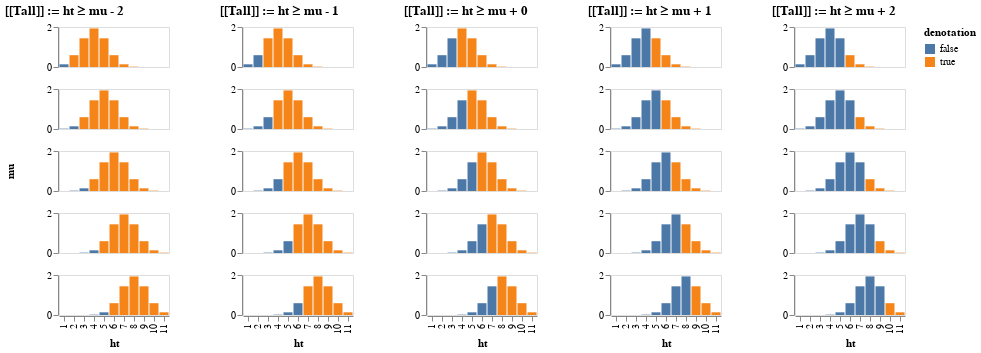

Notebook source saved alongside this figure:
### Code cell
import IHaskell.Display (Display(..), javascript, vegalite)
import System.IO
readFile "posDens.vl" >>= \js -> pure (Display [vegalite js])

### Figure 1 — Vega-Lite specification as saved in the notebook (floating-point values rounded to 4 significant figures)
{"$schema": "https://vega.github.io/schema/vega-lite/v3.json", "config": {}, "data": {"values": [{"mu": 4, "w": 1}, {"mu": 4, "w": 2}, {"mu": 4, "w": 3}, {"mu": 4, "w": 4}, {"mu": 4, "w": 5}, {"mu": 4, "w": 6}, {"mu": 4, "w": 7}, {"mu": 4, "w": 8}, {"mu": 4, "w": 9}, {"mu": 4, "w": 10}, {"mu": 4, "w": 11}, {"mu": 5, "w": 1}, {"mu": 5, "w": 2}, {"mu": 5, "w": 3}, {"mu": 5, "w": 4}, {"mu": 5, "w": 5}, {"mu": 5, "w": 6}, {"mu": 5, "w": 7}, {"mu": 5, "w": 8}, {"mu": 5, "w": 9}, {"mu": 5, "w": 10}, {"mu": 5, "w": 11}, {"mu": 6, "w": 1}, {"mu": 6, "w": 2}, {"mu": 6, "w": 3}, {"mu": 6, "w": 4}, {"mu": 6, "w": 5}, {"mu": 6, "w": 6}, {"mu": 6, "w": 7}, {"mu": 6, "w": 8}, {"mu": 6, "w": 9}, {"mu": 6, "w": 10}, {"mu": 6, "w": 11}, {"mu": 7, "w": 1}, {"mu": 7, "w": 2}, {"mu": 7, "w": 3}, {"mu": 7, "w": 4}, {"mu": 7, "w": 5}, {"mu": 7, "w": 6}, {"mu": 7, "w": 7}, {"mu": 7, "w": 8}, {"mu": 7, "w": 9}, {"mu": 7, "w": 10}, {"mu": 7, "w": 11}, {"mu": 8, "w": 1}, {"mu": 8, "w": 2}, {"mu": 8, "w": 3}, {"mu": 8, "w": 4}, {"mu": 8, "w": 5}, {"mu": 8, "w": 6}, {"mu": 8, "w": 7}, {"mu": 8, "w": 8}, {"mu": 8, "w": 9}, {"mu": 8, "w": 10}, {"mu": 8, "w": 11}]}, "description": "Plots a function using a generated sequence.", "hconcat": [{"encoding": {"color": {"field": "den", "title": "denotation", "type": "nominal"}, "row": {"field": "mu", "header": {"labelFontSize": 0}, "type": "nominal"}, "x": {"field": "w", "title": "ht", "type": "nominal"}, "y": {"field": "y", "title": "", "type": "quantitative"}}, "height": 40, "mark": "bar", "title": "[[Tall]] := ht ≥ mu - 2", "transform": [{"as": "den", "calculate": "datum.w - datum.mu >= -2"}], "width": 110}, {"encoding": {"color": {"field": "den", "type": "nominal"}, "row": {"field": "mu", "header": {"labelFontSize": 0}, "title": "", "type": "nominal"}, "x": {"field": "w", "title": "ht", "type": "nominal"}, "y": {"field": "y", "title": "", "type": "quantitative"}}, "height": 40, "mark": "bar", "title": "[[Tall]] := ht ≥ mu - 1", "transform": [{"as": "den", "calculate": "datum.w - datum.mu >= -1"}], "width": 110}, {"encoding": {"color": {"field": "den", "type": "nominal"}, "row": {"field": "mu", "header": {"labelFontSize": 0}, "title": "", "type": "nominal"}, "x": {"field": "w", "title": "ht", "type": "nominal"}, "y": {"field": "y", "title": "", "type": "quantitative"}}, "height": 40, "mark": "bar", "title": "[[Tall]] := ht ≥ mu + 0", "transform": [{"as": "den", "calculate": "datum.w - datum.mu >= 0"}], "width": 110}, {"encoding": {"color": {"field": "den", "type": "nominal"}, "row": {"field": "mu", "header": {"labelFontSize": 0}, "title": "", "type": "nominal"}, "x": {"field": "w", "title": "ht", "type": "nominal"}, "y": {"field": "y", "title": "", "type": "quantitative"}}, "height": 40, "mark": "bar", "title": "[[Tall]] := ht ≥ mu + 1", "transform": [{"as": "den", "calculate": "datum.w - datum.mu >= 1"}], "width": 110}, {"encoding": {"color": {"field": "den", "type": "nominal"}, "row": {"field": "mu", "header": {"labelFontSize": 0}, "title": "", "type": "nominal"}, "x": {"field": "w", "title": "ht", "type": "nominal"}, "y": {"field": "y", "title": "", "type": "quantitative"}}, "height": 40, "mark": "bar", "title": "[[Tall]] := ht ≥ mu + 2", "transform": [{"as": "den", "calculate": "datum.w - datum.mu >= 2"}], "width": 110}], "spacing": 50, "transform": [{"as": "y", "calculate": "exp(-pow(datum.w - datum.mu,2)/(2*pow(1.3,2)))/1.3*sqrt(2*PI)"}]}
